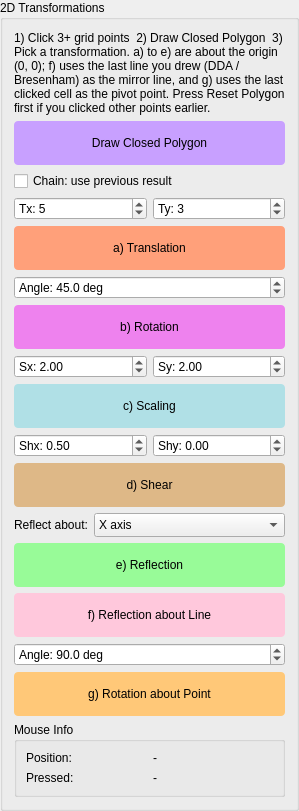
         <widget class="QGroupBox" name="transformSectionGroupBox">
          <property name="title">
           <string>2D Transformations</string>
          </property>
          <layout class="QVBoxLayout" name="transformSectionLayout">
           <item>
            <widget class="QLabel" name="transform_hint">
             <property name="text">
              <string>1) Click 3+ grid points  2) Draw Closed Polygon  3) Pick a transformation. a) to e) are about the origin (0, 0); f) uses the last line you drew (DDA / Bresenham) as the mirror line, and g) uses the last clicked cell as the pivot point. Press Reset Polygon first if you clicked other points earlier.</string>
             </property>
             <property name="wordWrap">
              <bool>true</bool>
             </property>
            </widget>
           </item>
           <item>
            <widget class="QPushButton" name="draw_polygon">
             <property name="minimumSize">
              <size>
               <width>0</width>
               <height>44</height>
              </size>
             </property>
             <property name="styleSheet">
              <string notr="true">QPushButton {
    background-color: rgb(200, 160, 255);
    color: black;
    border-radius: 4px;
}

QPushButton:hover {
    background-color: rgb(165, 125, 220);
}</string>
             </property>
             <property name="text">
              <string>Draw Closed Polygon</string>
             </property>
            </widget>
           </item>
           <item>
            <widget class="QCheckBox" name="transform_chain_checkBox">
             <property name="toolTip">
              <string>Off: every transformation starts from the original polygon. On: it starts from the last transformed copy, so transformations can be combined step by step.</string>
             </property>
             <property name="text">
              <string>Chain: use previous result</string>
             </property>
            </widget>
           </item>
           <item>
            <layout class="QHBoxLayout" name="translateInputLayout">
             <item>
              <widget class="QSpinBox" name="translate_tx_spinBox">
               <property name="sizePolicy">
                <sizepolicy hsizetype="Expanding" vsizetype="Fixed">
                 <horstretch>0</horstretch>
                 <verstretch>0</verstretch>
                </sizepolicy>
               </property>
               <property name="minimumSize">
                <size>
                 <width>50</width>
                 <height>0</height>
                </size>
               </property>
               <property name="prefix">
                <string>Tx: </string>
               </property>
               <property name="minimum">
                <number>-999</number>
               </property>
               <property name="maximum">
                <number>999</number>
               </property>
               <property name="value">
                <number>5</number>
               </property>
              </widget>
             </item>
             <item>
              <widget class="QSpinBox" name="translate_ty_spinBox">
               <property name="sizePolicy">
                <sizepolicy hsizetype="Expanding" vsizetype="Fixed">
                 <horstretch>0</horstretch>
                 <verstretch>0</verstretch>
                </sizepolicy>
               </property>
               <property name="minimumSize">
                <size>
                 <width>50</width>
                 <height>0</height>
                </size>
               </property>
               <property name="prefix">
                <string>Ty: </string>
               </property>
               <property name="minimum">
                <number>-999</number>
               </property>
               <property name="maximum">
                <number>999</number>
               </property>
               <property name="value">
                <number>3</number>
               </property>
              </widget>
             </item>
            </layout>
           </item>
           <item>
            <widget class="QPushButton" name="translate_polygon">
             <property name="minimumSize">
              <size>
               <width>0</width>
               <height>44</height>
              </size>
             </property>
             <property name="styleSheet">
              <string notr="true">QPushButton {
    background-color: rgb(255, 160, 122);
    color: black;
    border-radius: 4px;
}

QPushButton:hover {
    background-color: rgb(220, 125, 90);
}</string>
             </property>
             <property name="text">
              <string>a) Translation</string>
             </property>
            </widget>
           </item>
           <item>
            <layout class="QHBoxLayout" name="rotateInputLayout">
             <item>
              <widget class="QDoubleSpinBox" name="rotate_angle_spinBox">
               <property name="sizePolicy">
                <sizepolicy hsizetype="Expanding" vsizetype="Fixed">
                 <horstretch>0</horstretch>
                 <verstretch>0</verstretch>
                </sizepolicy>
               </property>
               <property name="minimumSize">
                <size>
                 <width>50</width>
                 <height>0</height>
                </size>
               </property>
               <property name="toolTip">
                <string>Positive = counter-clockwise</string>
               </property>
               <property name="prefix">
                <string>Angle: </string>
               </property>
               <property name="suffix">
                <string> deg</string>
               </property>
               <property name="decimals">
                <number>1</number>
               </property>
               <property name="minimum">
                <double>-360.0</double>
               </property>
               <property name="maximum">
                <double>360.0</double>
               </property>
               <property name="singleStep">
                <double>5.0</double>
               </property>
               <property name="value">
                <double>45.0</double>
               </property>
              </widget>
             </item>
            </layout>
           </item>
           <item>
            <widget class="QPushButton" name="rotate_polygon">
             <property name="minimumSize">
              <size>
               <width>0</width>
               <height>44</height>
              </size>
             </property>
             <property name="styleSheet">
              <string notr="true">QPushButton {
    background-color: rgb(238, 130, 238);
    color: black;
    border-radius: 4px;
}

QPushButton:hover {
    background-color: rgb(200, 100, 200);
}</string>
             </property>
             <property name="text">
              <string>b) Rotation</string>
             </property>
            </widget>
           </item>
           <item>
            <layout class="QHBoxLayout" name="scaleInputLayout">
             <item>
              <widget class="QDoubleSpinBox" name="scale_sx_spinBox">
               <property name="sizePolicy">
                <sizepolicy hsizetype="Expanding" vsizetype="Fixed">
                 <horstretch>0</horstretch>
                 <verstretch>0</verstretch>
                </sizepolicy>
               </property>
               <property name="minimumSize">
                <size>
                 <width>50</width>
                 <height>0</height>
                </size>
               </property>
               <property name="prefix">
                <string>Sx: </string>
               </property>
               <property name="decimals">
                <number>2</number>
               </property>
               <property name="minimum">
                <double>-100.0</double>
               </property>
               <property name="maximum">
                <double>100.0</double>
               </property>
               <property name="singleStep">
                <double>0.1</double>
               </property>
               <property name="value">
                <double>2.0</double>
               </property>
              </widget>
             </item>
             <item>
              <widget class="QDoubleSpinBox" name="scale_sy_spinBox">
               <property name="sizePolicy">
                <sizepolicy hsizetype="Expanding" vsizetype="Fixed">
                 <horstretch>0</horstretch>
                 <verstretch>0</verstretch>
                </sizepolicy>
               </property>
               <property name="minimumSize">
                <size>
                 <width>50</width>
                 <height>0</height>
                </size>
               </property>
               <property name="prefix">
                <string>Sy: </string>
               </property>
               <property name="decimals">
                <number>2</number>
               </property>
               <property name="minimum">
                <double>-100.0</double>
               </property>
               <property name="maximum">
                <double>100.0</double>
               </property>
               <property name="singleStep">
                <double>0.1</double>
               </property>
               <property name="value">
                <double>2.0</double>
               </property>
              </widget>
             </item>
            </layout>
           </item>
           <item>
            <widget class="QPushButton" name="scale_polygon">
             <property name="minimumSize">
              <size>
               <width>0</width>
               <height>44</height>
              </size>
             </property>
             <property name="styleSheet">
              <string notr="true">QPushButton {
    background-color: rgb(176, 224, 230);
    color: black;
    border-radius: 4px;
}

QPushButton:hover {
    background-color: rgb(140, 190, 200);
}</string>
             </property>
             <property name="text">
              <string>c) Scaling</string>
             </property>
            </widget>
           </item>
           <item>
            <layout class="QHBoxLayout" name="shearInputLayout">
             <item>
              <widget class="QDoubleSpinBox" name="shear_x_spinBox">
               <property name="sizePolicy">
                <sizepolicy hsizetype="Expanding" vsizetype="Fixed">
                 <horstretch>0</horstretch>
                 <verstretch>0</verstretch>
                </sizepolicy>
               </property>
               <property name="minimumSize">
                <size>
                 <width>50</width>
                 <height>0</height>
                </size>
               </property>
               <property name="prefix">
                <string>Shx: </string>
               </property>
               <property name="decimals">
                <number>2</number>
               </property>
               <property name="minimum">
                <double>-100.0</double>
               </property>
               <property name="maximum">
                <double>100.0</double>
               </property>
               <property name="singleStep">
                <double>0.1</double>
               </property>
               <property name="value">
                <double>0.5</double>
               </property>
              </widget>
             </item>
             <item>
              <widget class="QDoubleSpinBox" name="shear_y_spinBox">
               <property name="sizePolicy">
                <sizepolicy hsizetype="Expanding" vsizetype="Fixed">
                 <horstretch>0</horstretch>
                 <verstretch>0</verstretch>
                </sizepolicy>
               </property>
               <property name="minimumSize">
                <size>
                 <width>50</width>
                 <height>0</height>
                </size>
               </property>
               <property name="prefix">
                <string>Shy: </string>
               </property>
               <property name="decimals">
                <number>2</number>
               </property>
               <property name="minimum">
                <double>-100.0</double>
               </property>
               <property name="maximum">
                <double>100.0</double>
               </property>
               <property name="singleStep">
                <double>0.1</double>
               </property>
               <property name="value">
                <double>0.0</double>
               </property>
              </widget>
             </item>
            </layout>
           </item>
           <item>
            <widget class="QPushButton" name="shear_polygon">
             <property name="minimumSize">
              <size>
               <width>0</width>
               <height>44</height>
              </size>
             </property>
             <property name="styleSheet">
              <string notr="true">QPushButton {
    background-color: rgb(222, 184, 135);
    color: black;
    border-radius: 4px;
}

QPushButton:hover {
    background-color: rgb(190, 150, 100);
}</string>
             </property>
             <property name="text">
              <string>d) Shear</string>
             </property>
            </widget>
           </item>
           <item>
            <layout class="QHBoxLayout" name="reflectInputLayout">
             <item>
              <widget class="QLabel" name="reflectAxisLabel">
               <property name="text">
                <string>Reflect about:</string>
               </property>
              </widget>
             </item>
             <item>
              <widget class="QComboBox" name="reflect_axis_comboBox">
               <property name="sizePolicy">
                <sizepolicy hsizetype="Expanding" vsizetype="Fixed">
                 <horstretch>0</horstretch>
                 <verstretch>0</verstretch>
                </sizepolicy>
               </property>
               <property name="sizeAdjustPolicy">
                <enum>QComboBox::SizeAdjustPolicy::AdjustToMinimumContentsLengthWithIcon</enum>
               </property>
               <property name="minimumContentsLength">
                <number>4</number>
               </property>
               <item>
                <property name="text">
                 <string>X axis</string>
                </property>
               </item>
               <item>
                <property name="text">
                 <string>Y axis</string>
                </property>
               </item>
              </widget>
             </item>
            </layout>
           </item>
           <item>
            <widget class="QPushButton" name="reflect_polygon">
             <property name="minimumSize">
              <size>
               <width>0</width>
               <height>44</height>
              </size>
             </property>
             <property name="styleSheet">
              <string notr="true">QPushButton {
    background-color: rgb(152, 251, 152);
    color: black;
    border-radius: 4px;
}

QPushButton:hover {
    background-color: rgb(115, 215, 115);
}</string>
             </property>
             <property name="text">
              <string>e) Reflection</string>
             </property>
            </widget>
           </item>
           <item>
            <widget class="QPushButton" name="reflect_line_polygon">
             <property name="minimumSize">
              <size>
               <width>0</width>
               <height>44</height>
              </size>
             </property>
             <property name="styleSheet">
              <string notr="true">QPushButton {
    background-color: rgb(255, 200, 220);
    color: black;
    border-radius: 4px;
}

QPushButton:hover {
    background-color: rgb(225, 165, 190);
}</string>
             </property>
             <property name="text">
              <string>f) Reflection about Line</string>
             </property>
            </widget>
           </item>
           <item>
            <layout class="QHBoxLayout" name="rotatePointAngleLayout">
             <item>
              <widget class="QDoubleSpinBox" name="rotate_pt_angle_spinBox">
               <property name="sizePolicy">
                <sizepolicy hsizetype="Expanding" vsizetype="Fixed">
                 <horstretch>0</horstretch>
                 <verstretch>0</verstretch>
                </sizepolicy>
               </property>
               <property name="minimumSize">
                <size>
                 <width>50</width>
                 <height>0</height>
                </size>
               </property>
               <property name="toolTip">
                <string>Positive = counter-clockwise</string>
               </property>
               <property name="prefix">
                <string>Angle: </string>
               </property>
               <property name="suffix">
                <string> deg</string>
               </property>
               <property name="decimals">
                <number>1</number>
               </property>
               <property name="minimum">
                <double>-360.0</double>
               </property>
               <property name="maximum">
                <double>360.0</double>
               </property>
               <property name="singleStep">
                <double>5.0</double>
               </property>
               <property name="value">
                <double>90.0</double>
               </property>
              </widget>
             </item>
            </layout>
           </item>
           <item>
            <widget class="QPushButton" name="rotate_point_polygon">
             <property name="minimumSize">
              <size>
               <width>0</width>
               <height>44</height>
              </size>
             </property>
             <property name="styleSheet">
              <string notr="true">QPushButton {
    background-color: rgb(255, 200, 120);
    color: black;
    border-radius: 4px;
}

QPushButton:hover {
    background-color: rgb(225, 165, 85);
}</string>
             </property>
             <property name="text">
              <string>g) Rotation about Point</string>
             </property>
            </widget>
           </item>
           <item>
            <widget class="QGroupBox" name="mouseGroupBox5">
             <property name="title">
              <string>Mouse Info</string>
             </property>
             <layout class="QVBoxLayout" name="mouseGroupLayout5">
              <item>
               <layout class="QHBoxLayout" name="mouseMoveLayout5">
                <item>
                 <widget class="QLabel" name="mouseMoveCaption5">
                  <property name="text">
                   <string>Position:</string>
                  </property>
                 </widget>
                </item>
                <item>
                 <widget class="QLabel" name="mouse_movement_5">
                  <property name="text">
                   <string>-</string>
                  </property>
                 </widget>
                </item>
               </layout>
              </item>
              <item>
               <layout class="QHBoxLayout" name="mousePressLayout5">
                <item>
                 <widget class="QLabel" name="mousePressCaption5">
                  <property name="text">
                   <string>Pressed:</string>
                  </property>
                 </widget>
                </item>
                <item>
                 <widget class="QLabel" name="mouse_pressed_5">
                  <property name="text">
                   <string>-</string>
                  </property>
                 </widget>
                </item>
               </layout>
              </item>
             </layout>
            </widget>
           </item>
          </layout>
         </widget>
